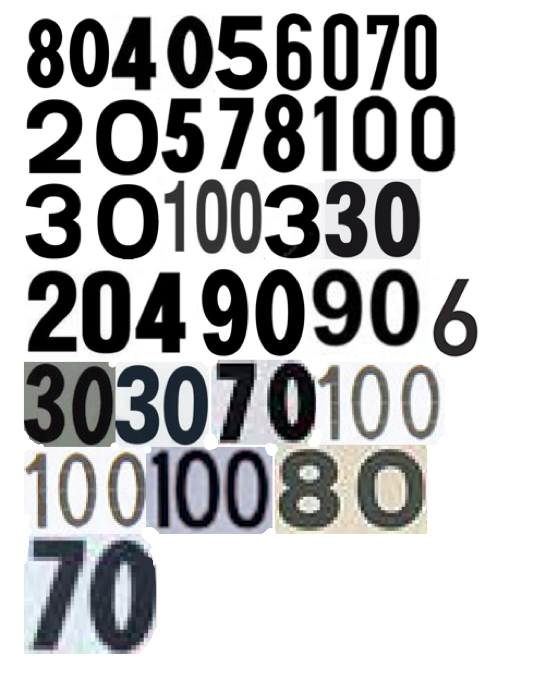
//> input picture bzvz/test4/all_numbers2.png, 534 x 680 px, given in place of crop3.jpg, which was not available
$ ./help 3   (built with g++ and OpenCV 4)
//> lines starting //> are read from the running program, lines starting //| are printed output that depends on the picture; after the words box and inside, x2 and y2 are one past the last pixel; in counts of white or black regions, pixels touching at a corner belong together; pictures that were not available may be replaced by others from this repository, and a replacement may not be noted
#include <opencv2/opencv.hpp>
#include <opencv2/text/ocr.hpp>

#define image_SemiCircle "/home/rtrk/Pictures/test/"

cv::Mat SaveThenLoadImage(const cv::Mat &image)
{
    cv::imwrite("/home/rtrk/Pictures/test/tmp.png", image);
    return (cv::imread("/home/rtrk/Pictures/test/tmp.png"));
}

cv::Mat approximateCircle(cv::Mat redHueBinaryMask, int dilation_elem = 0)
{
    cv::cvtColor(redHueBinaryMask, redHueBinaryMask, cv::COLOR_BGR2GRAY);
    int dilation_type = 0;
    switch(dilation_elem)
    {
        case 0:
            dilation_type = cv::MORPH_RECT;
        break;

        case 1:
            dilation_type = cv::MORPH_CROSS;
        break;

        case 2:
            dilation_type = cv::MORPH_ELLIPSE;
        break;
    }

    int size = 1;
    cv::Mat element = getStructuringElement(dilation_type, cv::Size(2 * size + 1, 2 * size + 1), cv::Point(size, size));
    cv::morphologyEx(redHueBinaryMask, redHueBinaryMask, cv::MORPH_OPEN, element);
    std::vector<cv::Point2f> points;
    for (int x = 0; x < redHueBinaryMask.cols; x++)
    {
        for (int y = 0; y < redHueBinaryMask.rows; y++)
        {
            if (redHueBinaryMask.at<uchar>(y, x) > 0)
            {
                points.push_back(cv::Point2f(x, y));
            }
        }
    }
    float xn = 0, xsum = 0;
    float yn = 0, ysum = 0;
    float n = points.size();

    for (int i = 0; i < n; i++)
    {
        xsum = xsum + points[i].x;
        ysum = ysum + points[i].y;
    }
    xn = xsum / n;
    yn = ysum / n;

    float ui = 0;
    float vi = 0;
    float suu = 0, suuu = 0;
    float svv = 0, svvv = 0;
    float suv = 0;
    float suvv = 0, svuu = 0;

    for (int i = 0; i < n; i++)
    {
        ui = points[i].x - xn;
        vi = points[i].y - yn;

        suu = suu + (ui * ui);
        suuu = suuu + (ui * ui * ui);

        svv = svv + (vi * vi);
        svvv = svvv + (vi * vi * vi);

        suv = suv + (ui * vi);

        suvv = suvv + (ui * vi * vi);
        svuu = svuu + (vi * ui * ui);
    }

    cv::Mat A = (cv::Mat_<float>(2, 2) << suu, suv, suv, svv);
    cv::Mat B = (cv::Mat_<float>(2, 1) << 0.5*(suuu + suvv),0.5*(svvv + svuu));
    cv::Mat abc;
    cv::solve(A, B, abc);

    float u = abc.at<float>(0);
    float v = abc.at<float>(1);

    float x = u + xn;
    float y = v + yn;

    float alpha = u * u + v * v + ((suu + svv) / n);
    float r = sqrt(alpha);

    cv::cvtColor(redHueBinaryMask, redHueBinaryMask, cv::COLOR_GRAY2BGR);
    if(x>0 && y>0 && r>0)
    {
        cv::circle(redHueBinaryMask, cv::Point(x, y), r, cv::Scalar(255, 0, 0), 1, 8, 0);
    }

    return redHueBinaryMask;
}

std::vector<cv::Rect> getContours(const cv::Mat &image)
{
    std::vector<cv::Rect> rects;

    cv::Mat blured;
	cv::GaussianBlur(image, blured, cv::Size(9,9), 2,2);
    std::vector<std::vector<cv::Point>> contours;
	std::vector<cv::Vec4i> hierarchy;
	cv::findContours(blured, contours, hierarchy, cv::RETR_TREE, cv::CHAIN_APPROX_SIMPLE);
    std::vector<std::vector<cv::Point>> contours_poly(contours.size() );
	for(int i = 0; i < contours.size(); ++i)
    {
		cv::approxPolyDP((cv::Mat)contours[i], contours_poly[i], 3, true);
    }
    for(int i = 0; i < contours_poly.size(); ++i)
	{
    	if (cv::contourArea(contours_poly[i]) >= 250 && contours_poly[i].size() <= 50 )
        {
            rects.push_back(cv::boundingRect(contours_poly[i]) );
        }
    }
    return rects;
}

int main(int argc, char **argv)
{
    std::string imageName = image_SemiCircle + std::string("semicircle.png");
    std::string imageName2;
    if (argc >= 2)
    {
        int num = std::atoi(argv[1]);

        imageName = image_SemiCircle + std::string("blackWhiteCrops/crop") + std::to_string(num) + std::string(".jpg");
        imageName2 = image_SemiCircle + std::string("blackWhiteCrops/original") + std::to_string(num) + std::string(".jpg");
    }
    cv::Mat binaryMaskCrop, originalCrop;
    binaryMaskCrop = cv::imread(imageName);
//> binaryMaskCrop is the input picture: 680 rows x 534 cols, CV_8UC3; mean B, G, R 183.7, 183.1, 182.7
    originalCrop = cv::imread(imageName2);
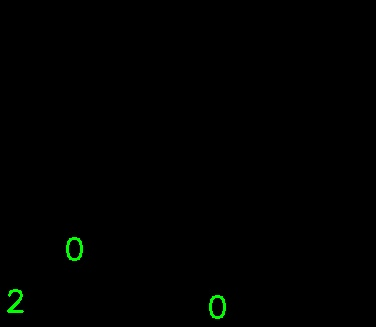
//> input picture bzvz/test4/dest.jpg, 376 x 327 px, given in place of original3.jpg, which was not available
//> originalCrop is the input picture: 327 rows x 376 cols, CV_8UC3; mean B, G, R 0.2, 1.1, 0.2
    if (binaryMaskCrop.empty() || originalCrop.empty() )
    {
        std::cout << "Could not open image..." << std::endl;
        return -1;
    }
    cv::imshow("original black white", binaryMaskCrop);
    cv::imshow("original", originalCrop);

    auto approxCircle = approximateCircle(binaryMaskCrop, 2);
//> after the loop in approximateCircle, `for (int x = 0; x < redHueBinaryMask.cols; x++)`: points = 324634 items
//> in approximateCircle, `float n = points.size();`: n = 324634
//> the loop in approximateCircle, `for (int i = 0; i < n; i++)` made 324634 passes
//> ysum on passes 1 to 3: 0, 1, 3
//> after the loop in approximateCircle, `for (int i = 0; i < n; i++)`: xsum = 88624128; ysum = 116321000
//> in approximateCircle, `xn = xsum / n;`: xn = 273
//> in approximateCircle, `yn = ysum / n;`: yn = 358.3
//> the loop in approximateCircle, `for (int i = 0; i < n; i++)` made 324634 passes
//> (vi, suu, suuu, svv, svvv, suv, suvv, svuu) on passes 1 to 3: (-358.3, 74527.4, -20345762, 128389.1, -46003664, 97818.8, -35049860, -26704234), (-357.3, 149054.8, -40691524, 256062.7, -91623232, 195364.5, -69904352, -53333940), (-356.3, 223582.2, -61037288, 383022.5, -136860848, 292637.3, -104564032, -79889120)
//> after the loop in approximateCircle, `for (int i = 0; i < n; i++)`: suu = 7.97e+09; suuu = -7.45e+10; svv = 1.24e+10; svvv = -3.4e+11; suv = -289049280; suvv = -2.25e+10; svuu = -3.71e+10
//> in approximateCircle, `cv::Mat A = (cv::Mat_<float>(2, 2) << suu, suv, suv, svv);`: A = [[7.97e+09, -289049280], [-289049280, 1.24e+10]]
//> in approximateCircle, `cv::Mat B = (cv::Mat_<float>(2, 1) << 0.5*(suuu + suvv),0.5*(svvv + sv..`: B = [-4.85e+10, -1.89e+11]
//> in approximateCircle, `cv::solve(A, B, abc);`: abc = [-6.64, -15.35]
//> in approximateCircle, `float u = abc.at<float>(0);`: u = -6.64
//> in approximateCircle, `float v = abc.at<float>(1);`: v = -15.35
//> in approximateCircle, `float x = u + xn;`: x = 266.4
//> in approximateCircle, `float y = v + yn;`: y = 343
//> in approximateCircle, `float alpha = u * u + v * v + ((suu + svv) / n);`: alpha = 63067.7
//> in approximateCircle, `float r = sqrt(alpha);`: r = 251.1
//> in approximateCircle, `cv::circle(redHueBinaryMask, cv::Point(x, y), r, cv::Scalar(255, 0, 0)..`:
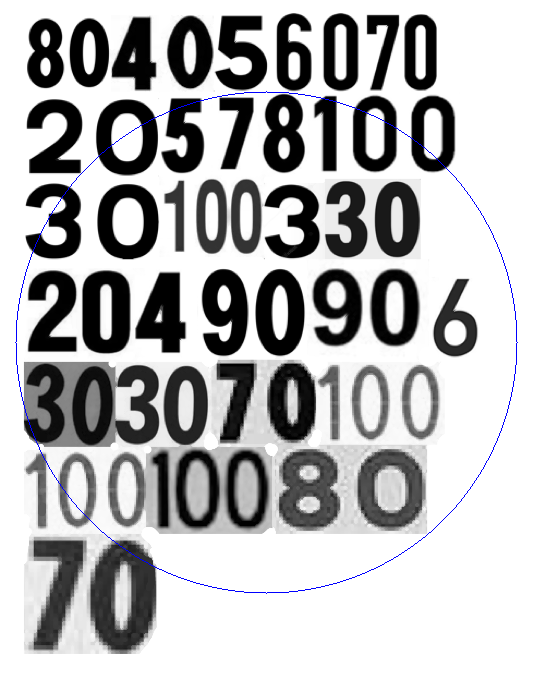
//> redHueBinaryMask: 680 rows x 534 cols, CV_8UC3; mean B, G, R 182.8, 181.8, 181.8
    cv::imshow("approx circle", approxCircle);

    std::vector<cv::Rect> contours;
    cv::Mat ROI;
    {
        cv::Mat1b mask;
        cv::inRange(approxCircle, cv::Scalar(255,0,0), cv::Scalar(255,0,0), mask );
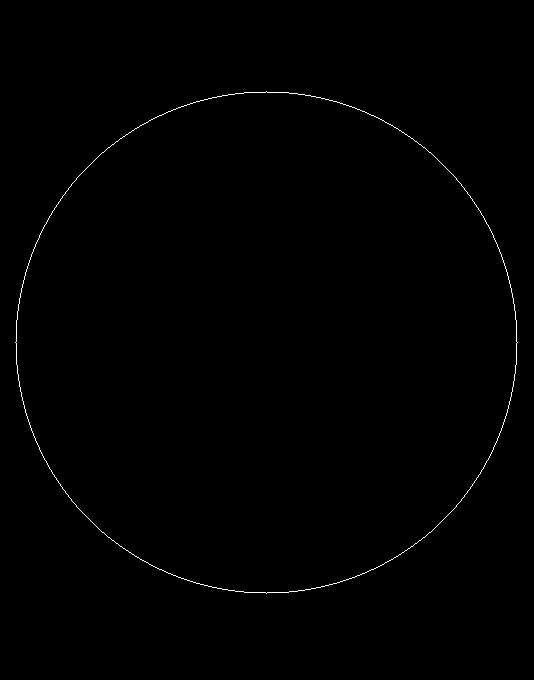
//> mask: 680 rows x 534 cols, CV_8UC1; 0.39% white in thin lines or dots, all inside (x1, y1, x2, y2) = (15, 91, 518, 594)
        //cv::imshow("mask", mask);
        contours = getContours(mask);
//> in getContours, `cv::findContours(blured, contours, hierarchy, cv::RETR_TREE, cv::CHAIN..`: contours = 2 contours; box (x1, y1, x2, y2) and area: (11, 87, 522, 598) 204634, (20, 96, 513, 589) 189782
//> in getContours, `std::vector<std::vector<cv::Point>> contours_poly(contours.size() );`: contours_poly = 2 empty contours
//> the loop in getContours, `for(int i = 0; i < contours.size(); ++i)` made 2 passes
//> the loop in getContours, `for(int i = 0; i < contours_poly.size(); ++i)` made 2 passes
//> contours = 2 Rects (x, y, width, height): [11, 87, 511, 511], [20, 96, 493, 493]
        ROI = mask.clone();
    }

    cv::Mat element = cv::getStructuringElement(cv::MORPH_RECT, cv::Size(1.5f, 1));
    cv::floodFill(ROI, cv::Point(0,0), cv::Scalar(255));
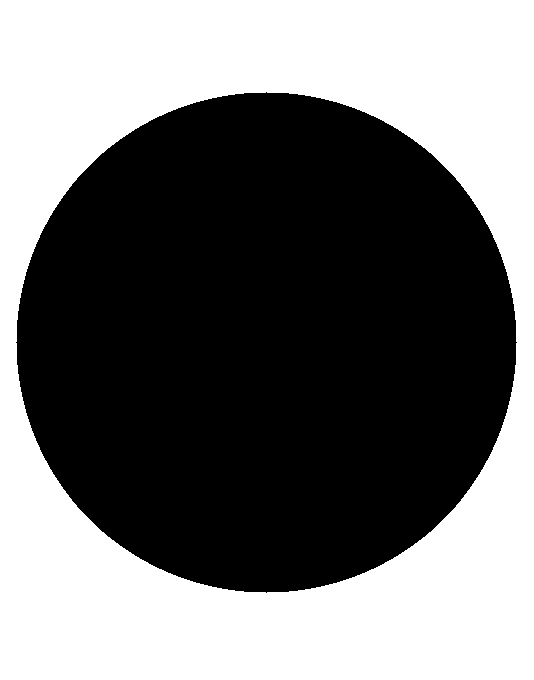
//> ROI: 680 rows x 534 cols, CV_8UC1; 45.9% white; 1 white region, box (x1, y1, x2, y2) and area: (0, 0, 534, 680) 166687
    cv::erode(ROI, ROI, element);

    auto invertedROI = ROI.clone();
    invertedROI = ~invertedROI;
    invertedROI = SaveThenLoadImage(invertedROI);
    // [5 lines of commented-out code are left out]

    cv::Mat foreground =  originalCrop.clone();
    cv::Mat background = cv::Mat(foreground.size().height, foreground.size().width, CV_8UC3, cv::Scalar(255,255,255) ); //white background
    cv::Mat alpha = invertedROI.clone();

    foreground.convertTo(foreground, CV_32FC3);
    background.convertTo(background, CV_32FC3);
    alpha.convertTo(alpha, CV_32FC3, 1.0f/255); //
    cv::Mat ouImage = cv::Mat::zeros(foreground.size(), foreground.type());
//> (the run ends here: the program stops with an error, at `cv::multiply(alpha, foreground, foreground);`)
